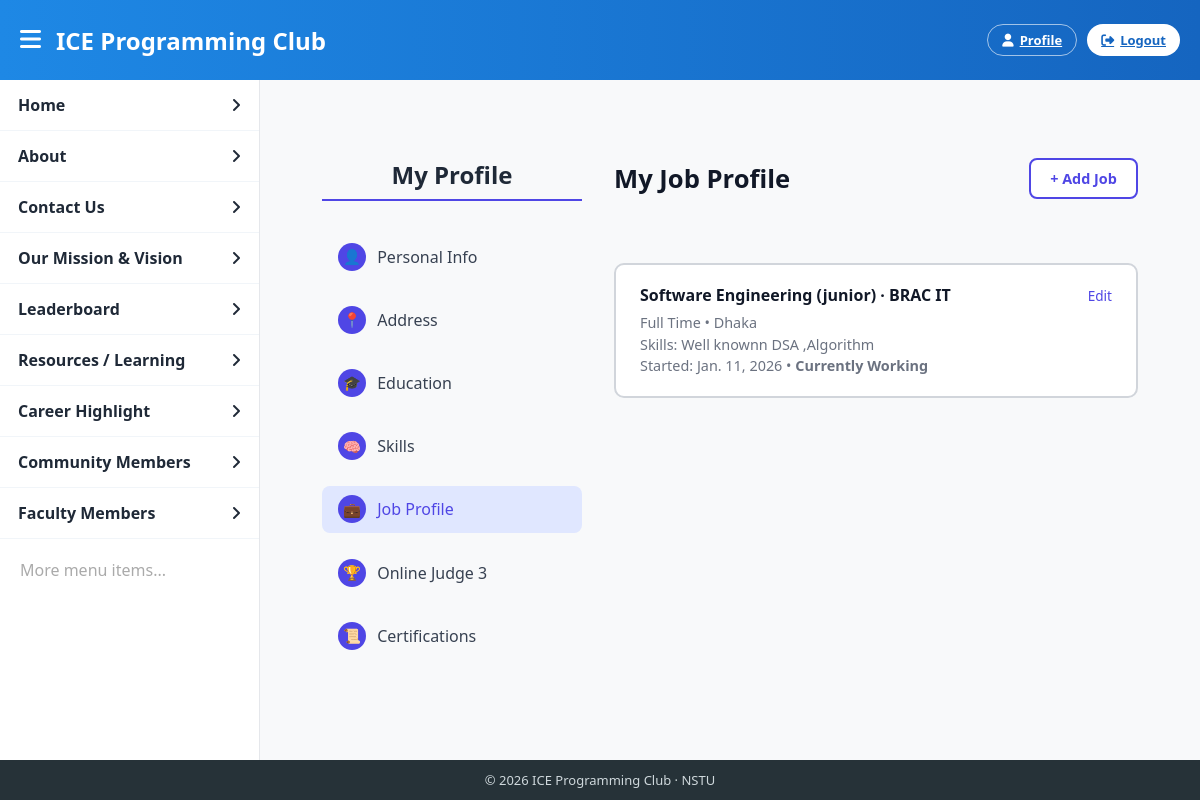
The page /jobs/ (signed in) on the database as committed earlier.
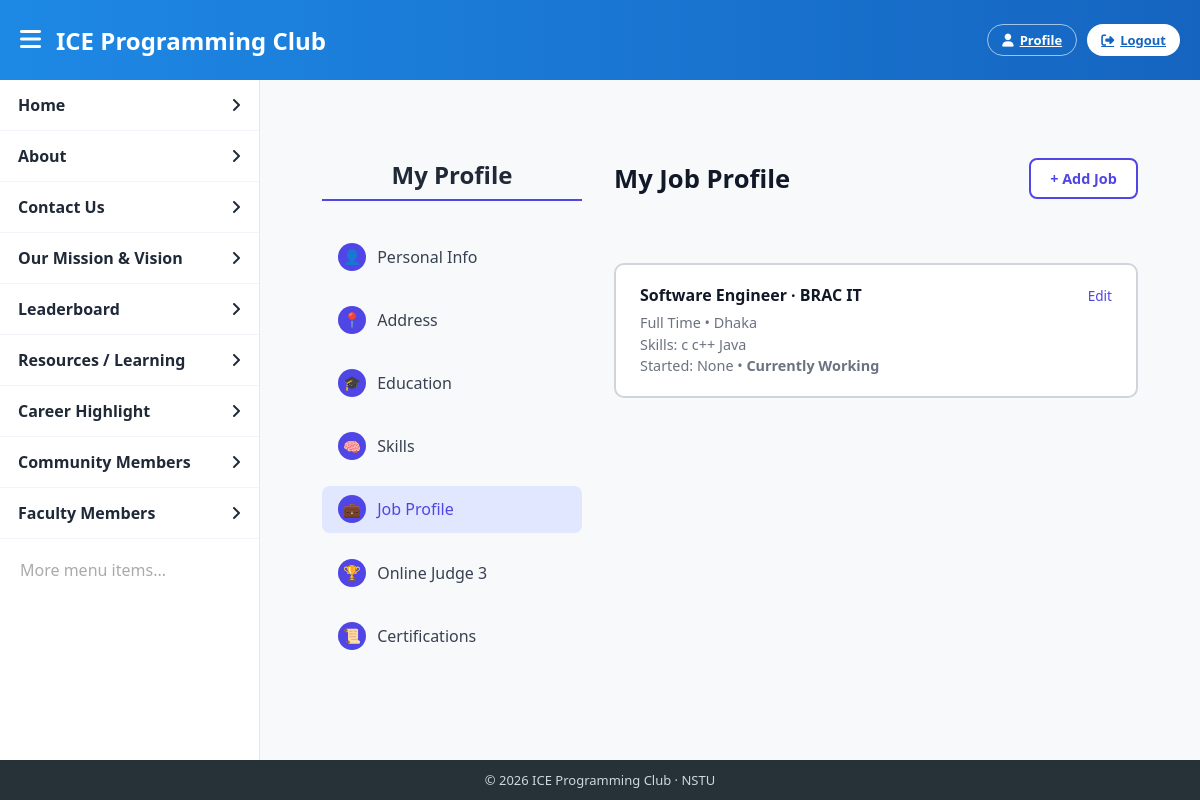
The same page on the database as committed later.
### Core/models.py (models this page shows, shortened)
class JobProfile(models.Model):
    JOB_TYPE_CHOICES=[
        ('full_time','Full Time'),
        ('part_time','Part Time'),
        ('internship','Internship'),
        ('remote','Remote'),
        ('contract','Contract'),
    ]
    user = models.ForeignKey(
        get_user_model(),
        on_delete=models.CASCADE,
        related_name='job_profiles'
    )
    job_title = models.CharField(max_length=200)
    company_name = models.CharField(max_length=200)
    locrtion = models.CharField(max_length=200,blank=True)
    location = models.CharField(max_length=200, blank=True)
    job_type = models.CharField(
        max_length=20,
        choices=JOB_TYPE_CHOICES
    )
    skills = models.TextField(help_text="coma separated skills")
    description = models.TextField(blank = True)
    start_date = models.DateField(blank=True,null=True)
    is_current= models.BooleanField(default=True)
    created_at = models.DateTimeField(auto_now_add=True)

### Core/views.py (the view)
# urls.py: path('jobs/', views.job_list, name='job_list'),
@login_required
def job_list(request):
    jobs = JobProfile.objects.filter(user=request.user).order_by('-start_date')
    return render(request,'profile/job_profile.html',{'jobs':jobs})

### templates/profile/job_profile.html (shortened to what this page needs)
{% extends "profile/profile_index.html" %}
{% block job_active %}active{% endblock %}
{% block profile_content %}
<div class="job-header">
    <h2>My Job Profile</h2>
    <a href="{% url 'job_add' %}" class="add-job-btn">+ Add Job</a>
</div>
<ul class="job-list">
    {% if jobs %}
        {% for job in jobs %}
        <li class="job-item">
            <div>
                <div class="job-title">
                    {{ job.job_title }} · {{ job.company_name }}
                </div>
                <div class="job-meta">
                    {{ job.get_job_type_display }} • {{ job.location }}<br>
                    Skills: {{ job.skills }}<br>
                    Started: {{ job.start_date }}
                    {% if job.is_current %}
                        • <strong>Currently Working</strong>
                    {% endif %}
                </div>
            </div>
            <div class="job-actions">
                <a href="{% url 'job_edit' job.id %}">Edit</a>
            </div>
        </li>
        {% endfor %}
    {% else %}
        <li class="no-job">No job profile added yet</li>
    {% endif %}
</ul>
{% endblock %}

Rows that differ between the two databases and show on the page:
removed JobProfile: job_title "Software Engineering (junior)", company_name "BRAC IT", job_type "Full Time", location "Dhaka", skills "Well knownn DSA ,Algorithm", start_date "Jan. 11, 2026", is_current "Currently Working"
added JobProfile: job_title "Software Engineer", company_name "BRAC IT", job_type "Full Time", location "Dhaka", skills "c c++ Java", start_date "None", is_current "Currently Working"
